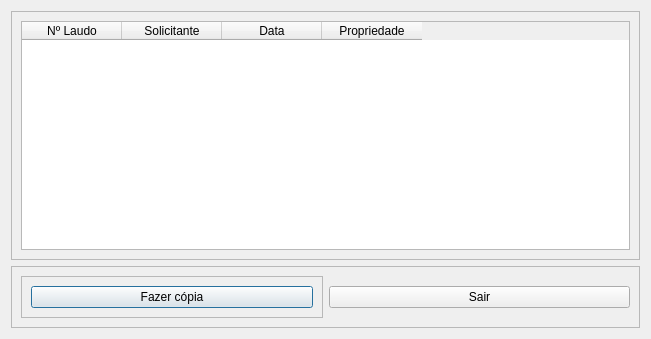
<?xml version="1.0" encoding="UTF-8"?>
<ui version="4.0">
 <class>Dialog</class>
 <widget class="QDialog" name="Dialog">
  <property name="geometry">
   <rect>
    <x>0</x>
    <y>0</y>
    <width>651</width>
    <height>339</height>
   </rect>
  </property>
  <property name="windowTitle">
   <string>Dialog</string>
  </property>
  <layout class="QVBoxLayout" name="verticalLayout">
   <item>
    <widget class="QFrame" name="frame">
     <property name="frameShape">
      <enum>QFrame::StyledPanel</enum>
     </property>
     <property name="frameShadow">
      <enum>QFrame::Raised</enum>
     </property>
     <layout class="QHBoxLayout" name="horizontalLayout">
      <item>
       <widget class="QTableWidget" name="report_table">
        <column>
         <property name="text">
          <string>Nº Laudo</string>
         </property>
        </column>
        <column>
         <property name="text">
          <string>Solicitante</string>
         </property>
        </column>
        <column>
         <property name="text">
          <string>Data</string>
         </property>
        </column>
        <column>
         <property name="text">
          <string>Propriedade</string>
         </property>
        </column>
       </widget>
      </item>
     </layout>
    </widget>
   </item>
   <item>
    <widget class="QFrame" name="frame_2">
     <property name="frameShape">
      <enum>QFrame::StyledPanel</enum>
     </property>
     <property name="frameShadow">
      <enum>QFrame::Raised</enum>
     </property>
     <layout class="QHBoxLayout" name="horizontalLayout_2">
      <item>
       <widget class="QFrame" name="frame_4">
        <property name="frameShape">
         <enum>QFrame::StyledPanel</enum>
        </property>
        <property name="frameShadow">
         <enum>QFrame::Raised</enum>
        </property>
        <layout class="QHBoxLayout" name="horizontalLayout_3">
         <item>
          <widget class="QPushButton" name="copy_button">
           <property name="text">
            <string>Fazer cópia</string>
           </property>
          </widget>
         </item>
        </layout>
       </widget>
      </item>
      <item>
       <widget class="QPushButton" name="close_button">
        <property name="text">
         <string>Sair</string>
        </property>
       </widget>
      </item>
     </layout>
    </widget>
   </item>
  </layout>
 </widget>
 <resources/>
 <connections/>
</ui>
